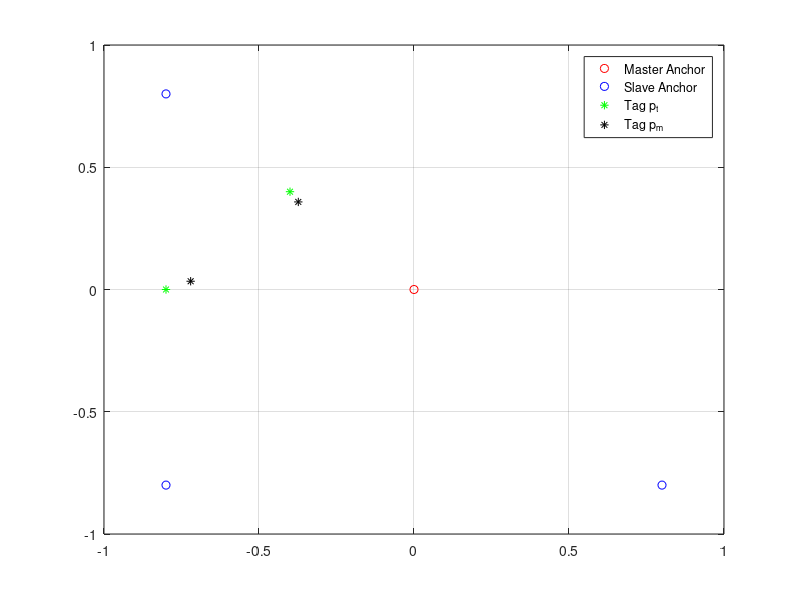

Here is the MATLAB script that generated this plot:


close all;clear all;clc;

load position1.mat;

ancpos0=[0,0];
ancpos1=[1,1;-1,1;-1,-1;1,-1]*0.8;
p_t=[-0.8,0;-0.4,0.4];
p_m=[-0.7205,0.0338;mean(x),mean(y)];
figure;
p1=plot(ancpos0(1),ancpos0(2),'ro');
hold on;
p2=plot(ancpos1(:,1),ancpos1(:,2),'bo');
p3=plot(p_t(:,1),p_t(:,2),'g*');
p4=plot(p_m(:,1),p_m(:,2),'k*');

grid on;

legend([p1,p2,p3,p4],"Master Anchor","Slave Anchor","Tag p_t","Tag p_m");